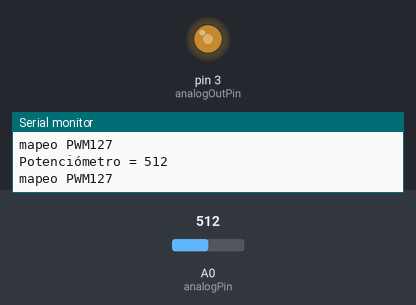
The sketch below on a simulated Arduino Uno, built with avr-gcc and run on an emulated ATmega328P. On the bench: output pins drawn as LEDs (lit = HIGH), the last lines printed to the serial monitor. The test bench sets the inputs (shaded band); at power-on: A0 (analogPin) = 512.

Above: at 1.2 s.
1.3 s: A0 (analogPin) set to 716
At 2.0 s:
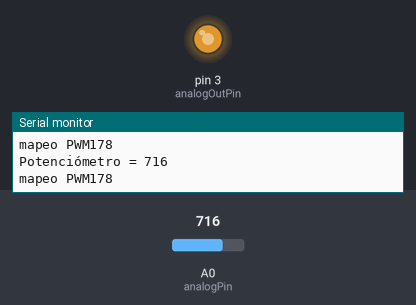
2.8 s: A0 (analogPin) set to 900
At 3.6 s:
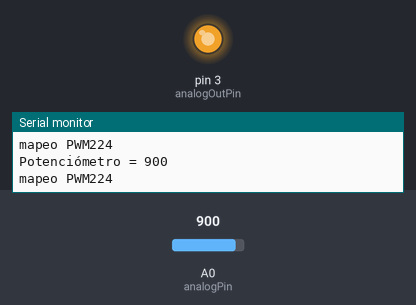
4.3 s: A0 (analogPin) set to 122
At 5.1 s:
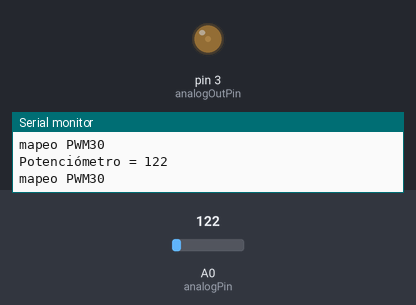
5.8 s: A0 (analogPin) set to 0
At 6.6 s:
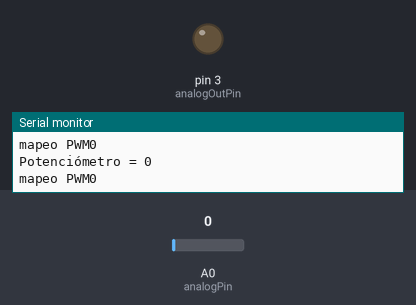
Timing chart, 0 to 8.3 s (numbered marks = the images above; inputs shaded):
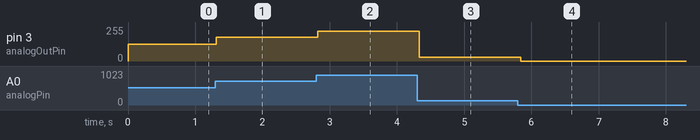

The sketch:

Practica_5_Salida_PWM.ino
```cpp
//PRACTICA5 SALIDA PWM

const int analogPin=A0;//entrada analógica 0-1023
const int analogOutPin=3;//salida de señal PWM

int potValor=0;//guarda valor del potenciómetro
int outputValor=0;//valor de señal de salida pwm


void setup() {
  Serial.begin(9600);//monitor plotter

}

void loop() {
  //leer el valor del potenciómetro 0-1023 0-5Vcc
  potValor=analogRead(analogPin);//lectura pin AO

  //mapeo para obtener la señal de salida PWM 0-0 5Vc-1023

  outputValor=map(potValor,0,1023,0,255);

  //asignamos el valor cambiado a pin3 PWM

  analogWrite(analogOutPin,outputValor);//escribe en la salida Pin3 el valor PWM

  //estos valores los escribe en el monitor

  Serial.print("Potenciómetro = ");
  Serial.println(potValor);
  Serial.print("mapeo PWM");
  Serial.println(outputValor);

  delay(100);

}
```

Measured:
- after the input at 1.3 s, pin 3 (analogOutPin): 127/255 → 178/255 at once
- after the input at 2.8 s, pin 3 (analogOutPin): 178/255 → 224/255 at once
- after the input at 4.3 s, pin 3 (analogOutPin): 224/255 → 30/255 at once
- after the input at 5.8 s, pin 3 (analogOutPin): 30/255 → 0/255 at once
